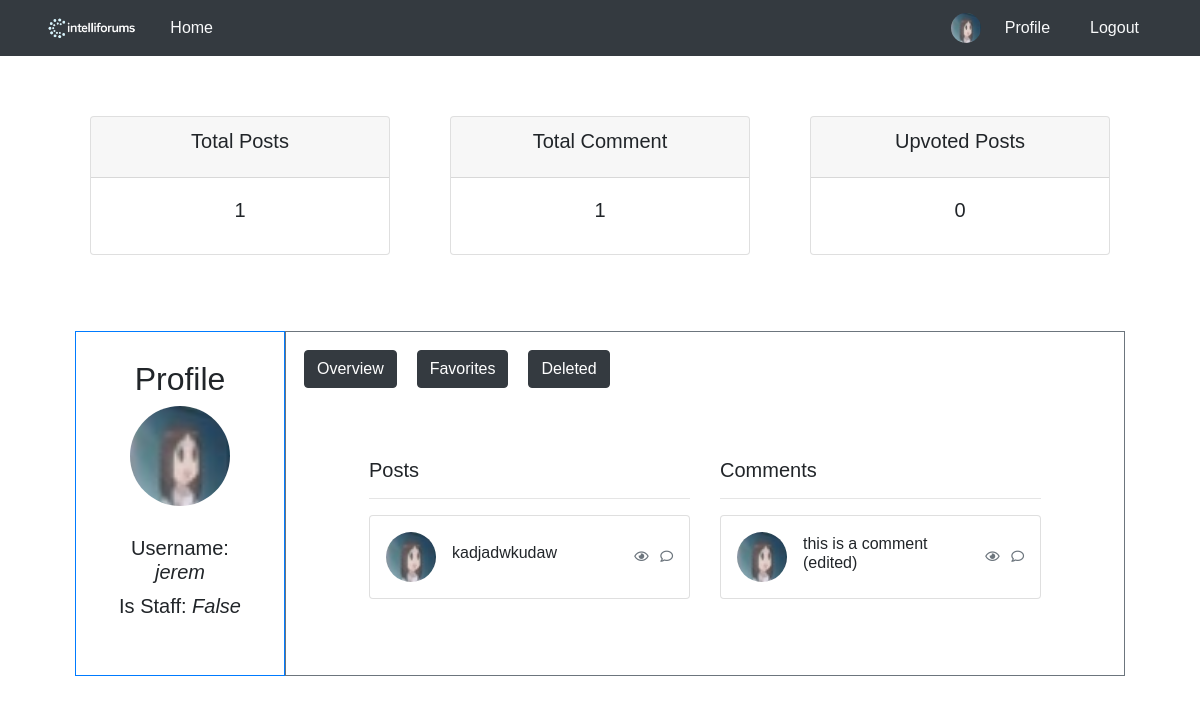
The page /profile/ (signed in) on the database as committed earlier.
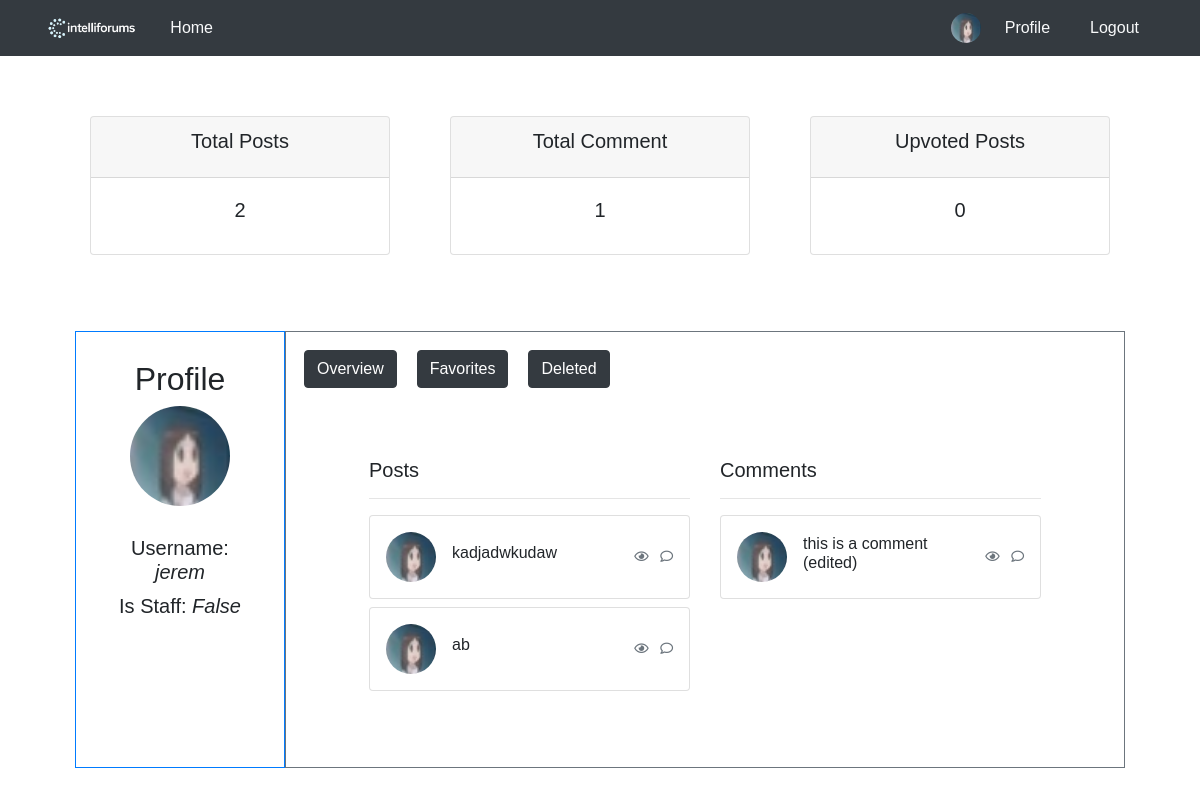
The same page on the database as committed later.
### blog/models.py (models this page shows, shortened)
class User(AbstractBaseUser, PermissionsMixin):
    username = models.CharField(max_length=100, unique=True)
    picture = models.ImageField(
        upload_to='profile/',
        default='profile/blank-profile-picture-973460_128012234212.png',
        blank=True,
    )
    is_active = models.BooleanField(default=True)
    is_staff = models.BooleanField(default=False)
    USERNAME_FIELD = 'username'
    objects = UserManager()

class UserPost(models.Model):
    post_ref = models.ForeignKey(Post, on_delete=models.CASCADE)
    user_ref = models.ForeignKey(User, on_delete=models.CASCADE)
    is_deleted = models.BooleanField(default=False)

class Post(models.Model):
    forum_ref = models.ForeignKey(Forum, on_delete=models.CASCADE)
    user_ref = models.ForeignKey(User, on_delete=models.CASCADE)
    title = models.CharField(max_length=100)
    content = models.TextField(blank=True, null=True)
    created_at = models.DateField(auto_now_add=True)
    image = models.ImageField(upload_to=upload_path, blank=True, null=True)

class Comment(models.Model):
    user_post_ref = models.ForeignKey(UserPost, on_delete=models.CASCADE)
    user_ref = models.ForeignKey(User, on_delete=models.CASCADE)
    content = models.TextField(blank=True, null=True)
    created_at = models.DateTimeField(auto_now_add=True)
    image = models.ImageField(upload_to=upload_path, blank=True, null=True)

### blog/views.py (the view)
# urls.py: path('profile/', views.render_profile, name='profile'),
@login_required(login_url='login')
def render_profile(request):
    user = User.objects.get(id=request.user.id)
    user_posts = UserPost.objects.filter(user_ref__id=request.user.id, is_deleted=False) #use userpost table para ma filter ang isDeleted
    deleted_user_posts = UserPost.objects.filter(user_ref__id=request.user.id, is_deleted=True)
    user_comments = Comment.objects.filter(user_ref__id=request.user.id)
    user_favorites = FavoritePost.objects.filter(user_ref__id=request.user.id, user_post_ref__is_deleted=False)
    return render(request, 'profile.html', {
        'username' : user.username,
        'is_staff' : user.is_staff,
        'picture' : user.picture.url,
        'user_posts' : user_posts,
        'user_comments' : user_comments,
        'user_favorites' : user_favorites,
        'deleted_user_posts': deleted_user_posts,
    })

### blog/templates/profile.html (shortened to what this page needs)
<!DOCTYPE html>
<html lang="en">
<head>
    {% load static %}
    <link rel="stylesheet" href="{% static 'blog/css/profile.css' %}">
</head>
<body>
    {% include 'header.html' %}
        {% include 'Profile/profile_count.html' %}
        <div class="container-fluid">
            <div class="row d-flex">
                <div class="left-column p-2 border border-primary" style="flex: 0 0 20%; max-width: 20%;">
                    <div class="profile-container">
                        <h2>Profile</h2>
                        <img src="{{ picture }}" alt="Profile Picture" class="profile-pic" style="height: 100px;">
                        <div class="profile-info">
                            <h5>Username: <i>{{ username }}</i></h5>
                            <h5>Is Staff: <i>{{ is_staff }}</i></h5>
                        </div>
                    </div>
                </div>
                <div class="col p-2 border border-secondary">
                    <div style="display: flex;">
                        <button id="showOverview" class="btn btn-dark" style="margin: 10px;">Overview</button>
                        <button id="showFavorites" class="btn btn-dark" style="margin: 10px;">Favorites</button>
                        <button id="showDeleted" class="btn btn-dark" style="margin: 10px;">Deleted</button>
                    </div>
                    <div id="OverviewDashboard" style="display: block;">
                        {% include 'Profile/profile_dashboard.html' %}
                    </div>
                </div>
            </div>
        </div>
</body>
</html>

### blog/templates/header.html (shortened to what this page needs)
<!DOCTYPE html>
<html lang="en">
<head>
    {% load static %}
    <link rel="stylesheet" href="https://cdn.jsdelivr.net/npm/bootstrap@4.1.3/dist/css/bootstrap.min.css">
    <link rel="stylesheet" href="https://cdnjs.cloudflare.com/ajax/libs/font-awesome/5.12.0-2/css/all.min.css" />
    <link rel="stylesheet" href="{% static 'blog/css/global.css' %}">
    <link rel="stylesheet" href="{% static 'blog/css/header.css' %}">
</head>
<body>
    <nav class="navbar navbar-dark bg-dark">
        <div class="container d-flex justify-content-between align-items-center">
            <div class="d-flex align-items-center">
                <img src="{% static 'images/logo.png' %}" alt="Logo" style="max-height:30px;">
                <a class="nav-link text-light ml-3" href="/">Home</a>
            </div>
            <div class="d-flex align-items-center">
                {% if user.is_authenticated %}
                    <img src="{{ user.picture.url }}" alt="Profile Picture" class="profile-img" style="height:30px;width:30px;border-radius:50%;">
                    <a class="nav-link text-light ml-2" href="/profile/">Profile</a>
                    <a class="nav-link text-light ml-2" href="/login/">Logout</a>
                {% else %}
                    <a class="nav-link text-light" href="/login/">Login</a>
                    <a class="nav-link text-light ml-2" href="/register/">Register</a>
                {% endif %}
            </div>
        </div>
    </nav>
</body>
</html>

### blog/templates/Profile/profile_count.html (shortened to what this page needs)
<div class="row">
    <div class="col">
        <div class="col-sm">
            <div class="card text-center mb-3">
                <div class="card-header">
                    <h5 class="card-title">Total Posts</h5>
                </div>
                <div class="card-body">
                    <h5 class="card-title">{{ user_posts.count }}</h5>
                </div>
            </div>
        </div>
    </div>
    <div class="col">
        <div class="col-sm">
            <div class="card text-center mb-3">
                <div class="card-header">
                    <h5 class="card-title">Total Comment</h5>
                </div>
                <div class="card-body">
                    <h5 class="card-title">{{ user_comments.count }}</h5>
                </div>
            </div>
        </div>
    </div>
    <div class="col">
        <div class="col-sm">
            <div class="card text-center mb-3">
                <div class="card-header">
                    <h5 class="card-title">Upvoted Posts</h5>
                </div>
                <div class="card-body">
                    <h5 class="card-title">0</h5>
                </div>
            </div>
        </div>
    </div>
</div>

### blog/templates/Profile/profile_dashboard.html
<div class="row">
    <div class="col-lg">
        <h5>Posts</h5>
        <hr>
        {% for user_post in user_posts %}
        <div class="card mb-2">
            <div class="card-body p-2 p-sm-3">
                <div class="media forum-item">
                    <a href="#" data-toggle="collapse" data-target=".forum-content"><img src="{{ picture }}" class="mr-3 rounded-circle" width="50" alt="User" /></a>
                    <div class="media-body align-self-center">
                        <h6><a href="#" data-toggle="collapse" data-target=".forum-content" class="text-body">{{ user_post.post_ref.title }}</a></h6>
                    </div>
                    <div class="text-muted small text-center align-self-center">
                        <span class="d-none d-sm-inline-block favorite-views" data-value="{{ user_post.id }}"><i class="far fa-eye"></i></span>
                        <span class="favorite-comments-num" data-value="{{ user_post.id }}"><i class="far fa-comment ml-2"></i></span>
                    </div>
                </div>
            </div>
        </div>
        {% endfor %}
    </div>
    <div class="col-lg">
        <h5>Comments</h5>
        <hr>
        {% for user_comment in user_comments %}
        <div class="card mb-2">
            <div class="card-body p-2 p-sm-3">
                <div class="media forum-item">
                    <a href="#" data-toggle="collapse" data-target=".forum-content"><img src="{{ picture }}" class="mr-3 rounded-circle" width="50" alt="User" /></a>
                    <div class="media-body align-self-center">
                        <h6><a href="#" data-toggle="collapse" data-target=".forum-content" class="text-body">{{ user_comment.content }}</a></h6>
                    </div>
                    <div class="text-muted small text-center align-self-center">
                        <span class="d-none d-sm-inline-block"><i class="far fa-eye"></i></span>
                        <span><i class="far fa-comment ml-2"></i></span>
                    </div>
                </div>
            </div>
        </div>
        {% endfor %}
    </div>
</div>

### blog/static/blog/css/profile.css (style rules this page uses)
.profile-container { max-width: 600px; margin: 0 auto; text-align: center; padding: 20px; }
.profile-pic { max-width: 300px; max-height: 300px; border-radius: 50%; margin-bottom: 20px; }
.profile-info h5 { margin: 10px 0; }
h2 { margin-bottom: 30px; }

### blog/static/blog/css/global.css (style rules this page uses)
* { font-family: Verdana, Geneva, Tahoma, sans-serif; }

### blog/static/blog/css/header.css (style rules this page uses)
.profile-img { max-width: 50px !important; max-height: 50px !important; border-radius: 50% !important; }

### blog/templates/profile.html (style rules this page uses)
.profile-container { max-width: 600px; margin: 0 auto; text-align: center; padding: 20px; }
.profile-pic { max-width: 300px; max-height: 300px; border-radius: 50%; margin-bottom: 20px; }
.profile-info h5 { margin: 10px 0; }
h2 { margin-bottom: 30px; }

### blog/templates/Profile/profile_count.html (style rules this page uses)
.row { margin: 60px; }

Rows that differ between the two databases and show on the page:
added UserPost: post_ref "ab", {{ user_post.id }} 18 (drawn)
Other text that changed with them:
{{ user_posts.count }}: "1" → "2"
